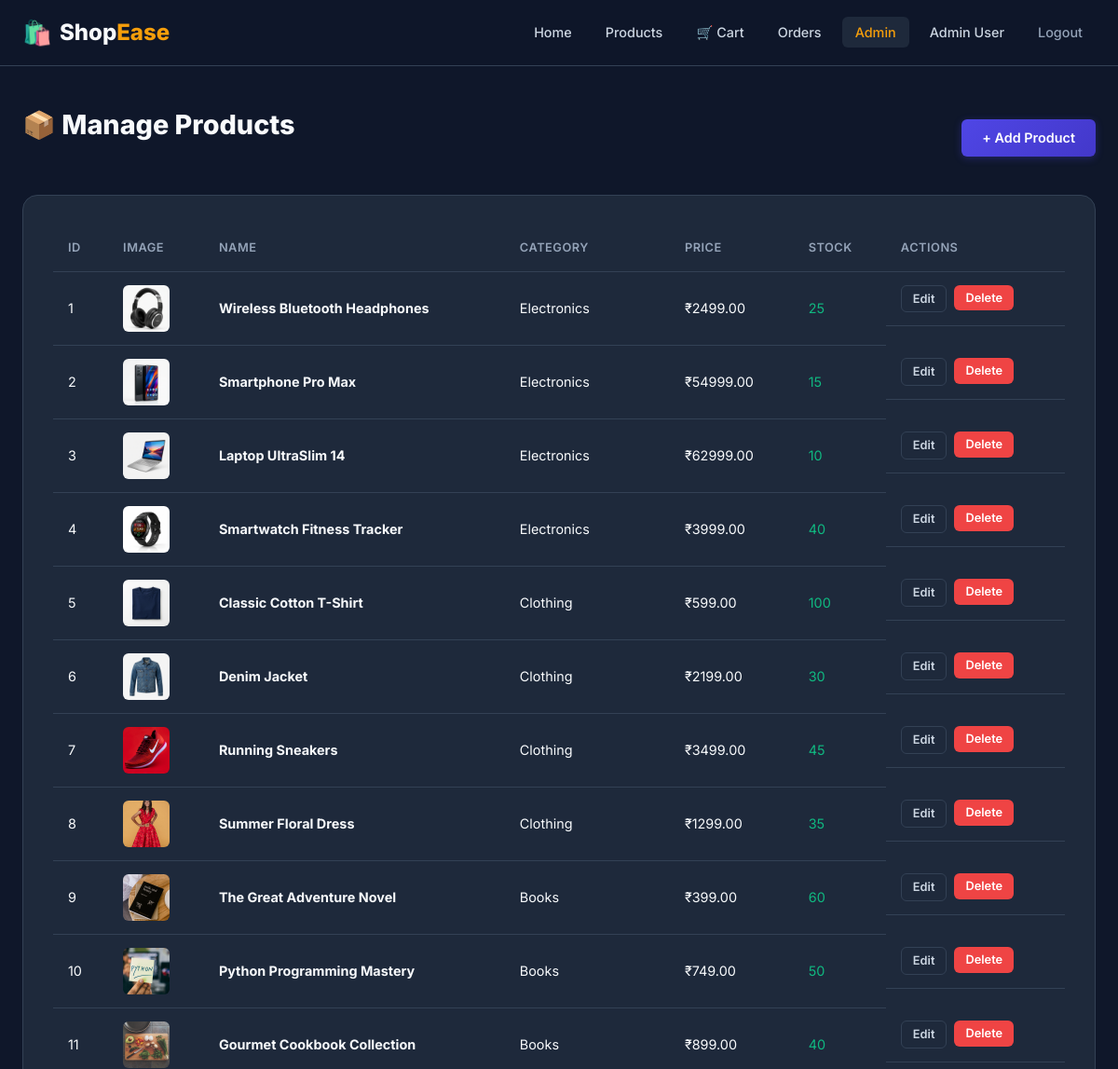
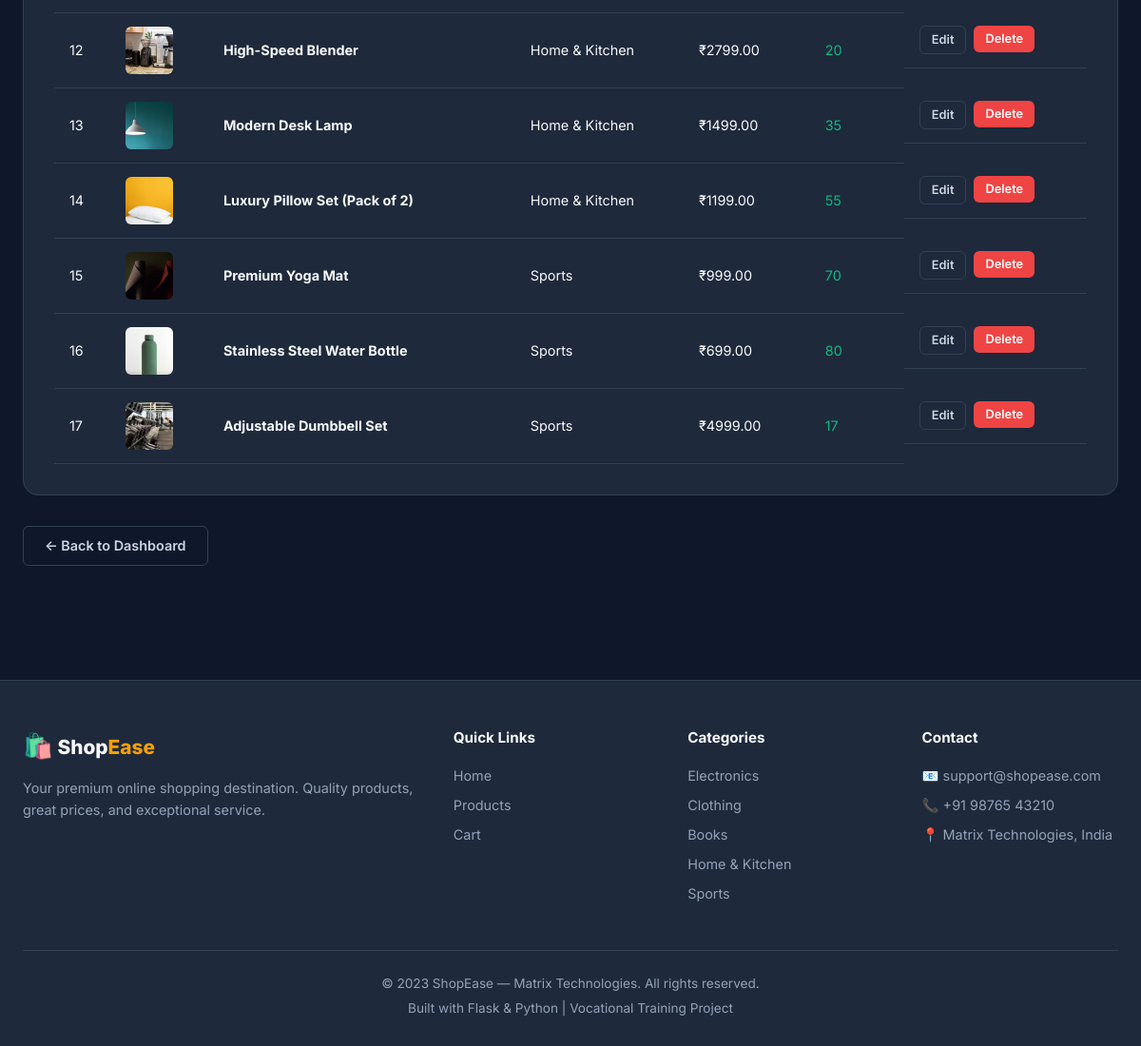
/admin/products (signed in), run on the app's committed database (2 pictures, top to bottom).
### tables this page shows
CREATE TABLE users (
    id          INTEGER PRIMARY KEY AUTOINCREMENT,
    username    TEXT    NOT NULL UNIQUE,
    email       TEXT    NOT NULL UNIQUE,
    password_hash TEXT  NOT NULL,
    full_name   TEXT    NOT NULL,
    phone       TEXT    DEFAULT '',
    address     TEXT    DEFAULT '',
    city        TEXT    DEFAULT '',
    state       TEXT    DEFAULT '',
    pincode     TEXT    DEFAULT '',
    is_admin    INTEGER DEFAULT 0,          -- 0 = customer, 1 = admin
    created_at  TIMESTAMP DEFAULT CURRENT_TIMESTAMP
);

CREATE TABLE products (
    id              INTEGER PRIMARY KEY AUTOINCREMENT,
    name            TEXT    NOT NULL,
    category_id     INTEGER NOT NULL,
    description     TEXT    DEFAULT '',
    price           REAL    NOT NULL CHECK(price >= 0),
    stock           INTEGER NOT NULL DEFAULT 0 CHECK(stock >= 0),
    image_filename  TEXT    DEFAULT 'default.png',
    created_at      TIMESTAMP DEFAULT CURRENT_TIMESTAMP,
    FOREIGN KEY (category_id) REFERENCES categories(id)
);

CREATE TABLE categories (
    id   INTEGER PRIMARY KEY AUTOINCREMENT,
    name TEXT NOT NULL UNIQUE,
    slug TEXT NOT NULL UNIQUE
);

### app.py (the view)
@app.route('/admin/products')
@admin_required
def admin_products():
    db = get_db()
    all_products = models.get_all_products(db)
    return render_template('admin/products.html', products=all_products)

### app.py (called while the page is built)
def admin_required(f):
    @wraps(f)
    def decorated_function(*args, **kwargs):
        if 'user_id' not in session:
            flash('Please log in to access this page.', 'warning')
            return redirect(url_for('login'))
        db = get_db()
        user = models.get_user_by_id(db, session['user_id'])
        if not user or not user['is_admin']:
            abort(403)
        return f(*args, **kwargs)
    return decorated_function

@app.context_processor
def inject_globals():
    cart_count = 0
    current_user = None
    if 'user_id' in session:
        db = get_db()
        cart_count = models.get_cart_count(db, session['user_id'])
        current_user = models.get_user_by_id(db, session['user_id'])
    return dict(cart_count=cart_count, current_user=current_user)

### database.py (called while the page is built)
def get_db():
    if 'db' not in g:
        g.db = sqlite3.connect(config.DATABASE_PATH)
        g.db.row_factory = sqlite3.Row      # access columns by name
        g.db.execute("PRAGMA foreign_keys = ON")  # enforce FK constraints
    return g.db

### models.py (called while the page is built)
def get_user_by_id(db, user_id):
    return db.execute(
        "SELECT * FROM users WHERE id = ?", (user_id,)
    ).fetchone()

def get_all_products(db):
    return db.execute(
        """SELECT p.*, c.name AS category_name
           FROM products p
           JOIN categories c ON p.category_id = c.id
           ORDER BY p.created_at DESC"""
    ).fetchall()

def get_cart_count(db, user_id):
    row = db.execute(
        "SELECT COUNT(*) FROM cart_items WHERE user_id = ?", (user_id,)
    ).fetchone()
    return row[0] if row else 0

### templates/admin/products.html (shortened to what this page needs)
{% extends 'base.html' %}
{% block content %}
<section class="section page-section">
    <div class="container">
        <div class="page-header-row">
            <h1 class="page-title">📦 Manage Products</h1>
            <a href="{{ url_for('admin_add_product') }}" class="btn btn-primary" id="add-product-btn">+ Add Product</a>
        </div>
        {% if products %}
            <div class="form-card">
                <table class="admin-table" id="products-table">
                    <thead>
                        <tr>
                            <th>ID</th>
                            <th>Image</th>
                            <th>Name</th>
                            <th>Category</th>
                            <th>Price</th>
                            <th>Stock</th>
                            <th>Actions</th>
                        </tr>
                    </thead>
                    <tbody>
                        {% for product in products %}
                            <tr id="admin-product-{{ product.id }}">
                                <td>{{ product.id }}</td>
                                <td>
                                    <img src="{{ url_for('static', filename='images/' + product.image_filename) }}"
                                         alt="{{ product.name }}" class="admin-product-thumb"
                                         onerror="this.src='{{ url_for('static', filename='images/default.png') }}'">
                                </td>
                                <td><strong>{{ product.name }}</strong></td>
                                <td>{{ product.category_name }}</td>
                                <td>₹{{ "%.2f"|format(product.price) }}</td>
                                <td>
                                    {% if product.stock > 0 %}
                                        <span class="stock-in">{{ product.stock }}</span>
                                    {% else %}
                                        <span class="stock-out">0</span>
                                    {% endif %}
                                </td>
                                <td class="action-cell">
                                    <a href="{{ url_for('admin_edit_product', product_id=product.id) }}"
                                       class="btn btn-outline btn-xs">Edit</a>
                                    <form action="{{ url_for('admin_delete_product', product_id=product.id) }}"
                                          method="POST" class="inline-form"
                                          onsubmit="return confirm('Delete {{ product.name }}?');">
                                        <button type="submit" class="btn btn-danger btn-xs">Delete</button>
                                    </form>
                                </td>
                            </tr>
                        {% endfor %}
                    </tbody>
                </table>
            </div>
        {% else %}
            <div class="empty-state">
                <div class="empty-icon">📦</div>
                <h3>No products yet</h3>
                <a href="{{ url_for('admin_add_product') }}" class="btn btn-primary">Add Your First Product</a>
            </div>
        {% endif %}
        <div class="back-link">
            <a href="{{ url_for('admin_dashboard') }}" class="btn btn-outline">← Back to Dashboard</a>
        </div>
    </div>
</section>
{% endblock %}

### templates/base.html (shortened to what this page needs)
<!DOCTYPE html>
<html lang="en">
<head>
    <link rel="stylesheet" href="{{ url_for('static', filename='css/style.css') }}">
</head>
<body>
    <nav class="navbar" id="main-nav">
        <div class="nav-container">
            <a href="{{ url_for('home') }}" class="nav-logo">
                <span class="logo-icon">🛍️</span>
                <span class="logo-text">Shop<span class="logo-accent">Ease</span></span>
            </a>
            <ul class="nav-links" id="nav-links">
                <li><a href="{{ url_for('home') }}" class="nav-link {% if request.endpoint == 'home' %}active{% endif %}">Home</a></li>
                <li><a href="{{ url_for('products') }}" class="nav-link {% if request.endpoint == 'products' %}active{% endif %}">Products</a></li>
                {% if current_user %}
                    <li>
                        <a href="{{ url_for('cart') }}" class="nav-link nav-cart {% if request.endpoint == 'cart' %}active{% endif %}">
                            🛒 Cart
                        </a>
                    </li>
                    <li><a href="{{ url_for('orders') }}" class="nav-link {% if request.endpoint == 'orders' %}active{% endif %}">Orders</a></li>
                    {% if current_user.is_admin %}
                        <li><a href="{{ url_for('admin_dashboard') }}" class="nav-link nav-admin {% if 'admin' in request.endpoint %}active{% endif %}">Admin</a></li>
                    {% endif %}
                    <li><a href="{{ url_for('profile') }}" class="nav-link {% if request.endpoint == 'profile' %}active{% endif %}">{{ current_user.full_name }}</a></li>
                    <li><a href="{{ url_for('logout') }}" class="nav-link nav-logout">Logout</a></li>
                {% else %}
                    <li><a href="{{ url_for('login') }}" class="nav-link {% if request.endpoint == 'login' %}active{% endif %}">Login</a></li>
                    <li><a href="{{ url_for('register') }}" class="nav-link btn-nav-register">Register</a></li>
                {% endif %}
            </ul>
        </div>
    </nav>
    <main class="main-content">
        {% block content %}{% endblock %}
    </main>
    <footer class="footer">
        <div class="footer-container">
            <div class="footer-grid">
                <div class="footer-section">
                    <h3 class="footer-title">
                        <span class="logo-icon">🛍️</span> Shop<span class="logo-accent">Ease</span>
                    </h3>
                    <p class="footer-desc">Your premium online shopping destination. Quality products, great prices, and exceptional service.</p>
                </div>
                <div class="footer-section">
                    <h4>Quick Links</h4>
                    <ul class="footer-links">
                        <li><a href="{{ url_for('home') }}">Home</a></li>
                        <li><a href="{{ url_for('products') }}">Products</a></li>
                        <li><a href="{{ url_for('cart') }}">Cart</a></li>
                    </ul>
                </div>
                <div class="footer-section">
                    <h4>Categories</h4>
                    <ul class="footer-links">
                        <li><a href="{{ url_for('products', category=1) }}">Electronics</a></li>
                        <li><a href="{{ url_for('products', category=2) }}">Clothing</a></li>
                        <li><a href="{{ url_for('products', category=3) }}">Books</a></li>
                        <li><a href="{{ url_for('products', category=4) }}">Home & Kitchen</a></li>
                        <li><a href="{{ url_for('products', category=5) }}">Sports</a></li>
                    </ul>
                </div>
                <div class="footer-section">
                    <h4>Contact</h4>
                    <ul class="footer-links">
                        <li>📧 support@shopease.com</li>
                        <li>📞 +91 98765 43210</li>
                        <li>📍 Matrix Technologies, India</li>
                    </ul>
                </div>
            </div>
            <div class="footer-bottom">
                <p>© 2023 ShopEase — Matrix Technologies. All rights reserved.</p>
                <p>Built with Flask &amp; Python | Vocational Training Project</p>
            </div>
        </div>
    </footer>
</body>
</html>

### data on the page
users: full_name "Admin User"
products: id "1", image_filename (picture), name "Wireless Bluetooth Headphones", category_name "Electronics", price "2499.00", stock "25"
products: id "2", image_filename (picture), name "Smartphone Pro Max", category_name "Electronics", price "54999.00", stock "15"
products: id "3", image_filename (picture), name "Laptop UltraSlim 14", category_name "Electronics", price "62999.00", stock "10"
products: id "4", image_filename (picture), name "Smartwatch Fitness Tracker", category_name "Electronics", price "3999.00", stock "40"
products: id "5", image_filename (picture), name "Classic Cotton T-Shirt", category_name "Clothing", price "599.00", stock "100"
products: id "6", image_filename (picture), name "Denim Jacket", category_name "Clothing", price "2199.00", stock "30"
products: id "7", image_filename (picture), name "Running Sneakers", category_name "Clothing", price "3499.00", stock "45"
products: id "8", image_filename (picture), name "Summer Floral Dress", category_name "Clothing", price "1299.00", stock "35"
products: id "9", image_filename (picture), name "The Great Adventure Novel", category_name "Books", price "399.00", stock "60"
products: id "10", image_filename (picture), name "Python Programming Mastery", category_name "Books", price "749.00", stock "50"
products: id "11", image_filename (picture), name "Gourmet Cookbook Collection", category_name "Books", price "899.00", stock "40"
products: id "12", image_filename (picture), name "High-Speed Blender", category_name "Home & Kitchen", price "2799.00", stock "20"
products: id "13", image_filename (picture), name "Modern Desk Lamp", category_name "Home & Kitchen", price "1499.00", stock "35"
products: id "14", image_filename (picture), name "Luxury Pillow Set (Pack of 2)", category_name "Home & Kitchen", price "1199.00", stock "55"
products: id "15", image_filename (picture), name "Premium Yoga Mat", category_name "Sports", price "999.00", stock "70"
products: id "16", image_filename (picture), name "Stainless Steel Water Bottle", category_name "Sports", price "699.00", stock "80"
products: id "17", image_filename (picture), name "Adjustable Dumbbell Set", category_name "Sports", price "4999.00", stock "17"
